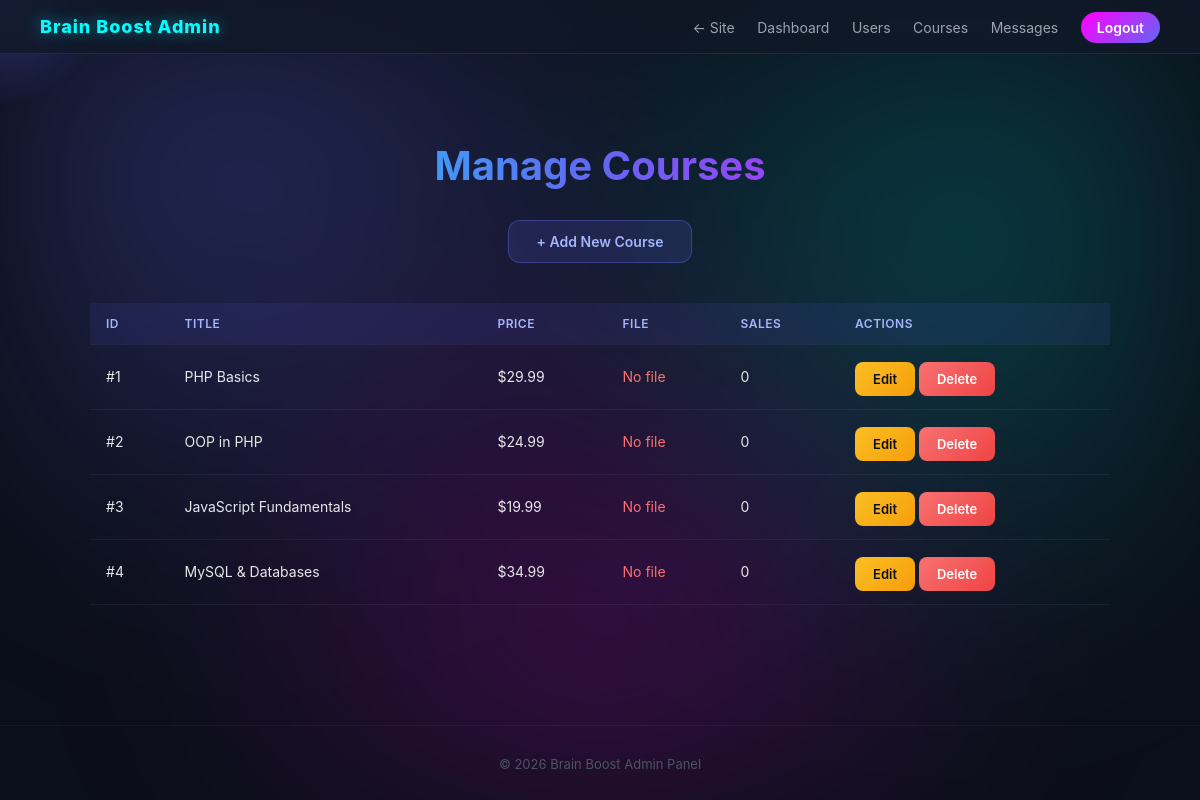
The page /admin/courses.php (signed in) on the database its author committed.
### tables this page shows
CREATE TABLE IF NOT EXISTS courses (
    id          INT AUTO_INCREMENT PRIMARY KEY,
    title       VARCHAR(200) NOT NULL,
    description TEXT         NOT NULL,
    price       DECIMAL(8,2) NOT NULL DEFAULT 0.00,
    instructor  VARCHAR(100) NOT NULL,
    file_path   VARCHAR(300) DEFAULT NULL,
    video_url   VARCHAR(500) DEFAULT NULL,
    created_at  TIMESTAMP DEFAULT CURRENT_TIMESTAMP
);

### helpers.php (called while the page is built, shortened)
<?php
function sanitize($input): string {
    return htmlspecialchars(trim((string)($input ?? '')), ENT_QUOTES, 'UTF-8');
}
function getAllCourses(string $search = ''): array {
    try {
        $db = getDB();
        if ($search !== '') {
            $stmt = $db->prepare('SELECT * FROM courses WHERE title LIKE ? OR description LIKE ? ORDER BY created_at DESC');
            $like = '%' . $search . '%';
            $stmt->execute([$like, $like]);
        } else {
            $stmt = $db->query('SELECT * FROM courses ORDER BY created_at DESC');
        }
        return $stmt->fetchAll();
    } catch (PDOException $e) {
        error_log('getAllCourses error: ' . $e->getMessage());
        return [];
    }
}
function countPurchasesForCourse(int $courseId): int {
    try {
        $db   = getDB();
        $stmt = $db->prepare('SELECT COUNT(*) FROM purchases WHERE course_id = ?');
        $stmt->execute([$courseId]);
        return (int) $stmt->fetchColumn();
    } catch (PDOException $e) {
        return 0;
    }
}

### admin/courses.php (the view, shortened to what this page needs)
<?php
include 'includes/header.php';
$courses = getAllCourses();
?>
<div class="dashboard-wrapper">
    <h1 class="title">Manage Courses</h1>
    <div class="dash-links" style="margin-bottom:30px;">
        <a href="../add_course.php" class="dash-btn">+ Add New Course</a>
    </div>
    <div class="admin-table-wrap">
        <?php if (empty($courses)): ?>
            <p class="subtitle">No courses yet. <a href="../add_course.php">Add one!</a></p>
        <?php else: ?>
        <table class="admin-table">
            <thead>
                <tr>
                    <th>ID</th><th>Title</th><th>Price</th>
                    <th>File</th><th>Sales</th><th>Actions</th>
                </tr>
            </thead>
            <tbody>
            <?php foreach ($courses as $c): ?>
                <tr>
                    <td>#<?= $c['id'] ?></td>
                    <td><?= sanitize($c['title']) ?></td>
                    <td>$<?= number_format($c['price'], 2) ?></td>
                    <td>
                        <?php if ($c['file_path']): ?>
                            <span style="color:#4ade80;">&#10003; Uploaded</span>
                        <?php else: ?>
                            <span style="color:#f87171;">No file</span>
                        <?php endif; ?>
                    </td>
                    <td><?= countPurchasesForCourse($c['id']) ?></td>
                    <td>
                        <a href="../edit_course.php?id=<?= $c['id'] ?>" class="btn-card btn-edit">Edit</a>
                        <a href="#" class="btn-card btn-delete"
                           onclick="ajaxDelete(<?= $c['id'] ?>, this); return false;">Delete</a>
                    </td>
                </tr>
            <?php endforeach; ?>
            </tbody>
        </table>
        <?php endif; ?>
    </div>
</div>
<?php include 'includes/footer.php'; ?>

### style.css (style rules this page uses)
*, *::before, *::after { box-sizing: border-box; }
body { font-family: 'Inter', 'Segoe UI', sans-serif; margin: 0; background: #0b0f19; color: #e5e7eb; min-height: 100vh; }
.btn-card { display: inline-block; padding: 9px 18px; border-radius: 8px; font-size: 13px; font-weight: 600; text-decoration: none; transition: opacity 0.2s, transform 0.2s; cursor: pointer; margin-top: 4px; }
.btn-edit { background: linear-gradient(135deg, #fbbf24, #f59e0b); color: #0b0f19; }
.btn-delete { background: linear-gradient(135deg, #f87171, #ef4444); color: #fff; }
.dashboard-wrapper { padding: 60px 40px; max-width: 1100px; margin: 0 auto; text-align: center; }
.title { font-size: 2.5rem; font-weight: 700; background: linear-gradient(90deg, #00ffff, #6366f1, #ff00ff); -webkit-background-clip: text; -webkit-text-fill-color: transparent; margin-bottom: 8px; }
.dash-links { display: flex; justify-content: center; gap: 14px; flex-wrap: wrap; margin-top: 30px; }
.dash-btn { padding: 12px 28px; border-radius: 12px; background: rgba(99,102,241,0.15); border: 1px solid rgba(99,102,241,0.4); color: #a5b4fc; text-decoration: none; font-weight: 600; font-size: 14px; transition: background 0.2s, transform 0.2s; }
.admin-table-wrap { overflow-x: auto; }
.admin-table { width: 100%; border-collapse: collapse; margin-top: 10px; }
.admin-table th, .admin-table td { padding: 13px 16px; text-align: left; border-bottom: 1px solid rgba(255,255,255,0.06); font-size: 14px; }
.admin-table th { background: rgba(99,102,241,0.1); color: #a5b4fc; font-weight: 600; text-transform: uppercase; font-size: 12px; letter-spacing: 0.5px; }

### rows shown on the page
courses: id "1", title "PHP Basics", price "29.99", shows "No file", id "0"
courses: id "2", title "OOP in PHP", price "24.99", shows "No file", id "0"
courses: id "3", title "JavaScript Fundamentals", price "19.99", shows "No file", id "0"
courses: id "4", title "MySQL & Databases", price "34.99", shows "No file", id "0"
